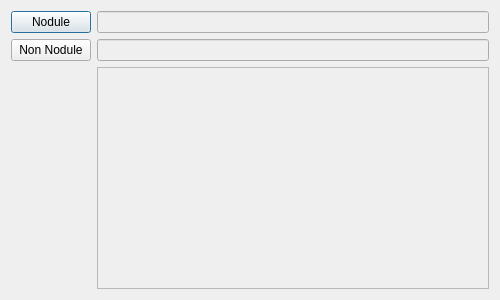
<?xml version="1.0" encoding="UTF-8"?>
<ui version="4.0">
 <class>SVMForm</class>
 <widget class="QDialog" name="SVMForm">
  <property name="geometry">
   <rect>
    <x>0</x>
    <y>0</y>
    <width>500</width>
    <height>300</height>
   </rect>
  </property>
  <property name="minimumSize">
   <size>
    <width>500</width>
    <height>300</height>
   </size>
  </property>
  <property name="maximumSize">
   <size>
    <width>500</width>
    <height>300</height>
   </size>
  </property>
  <property name="windowTitle">
   <string>Traininf SVMs</string>
  </property>
  <layout class="QGridLayout" name="gridLayout">
   <item row="0" column="0">
    <layout class="QFormLayout" name="formLayout">
     <item row="4" column="0">
      <widget class="QPushButton" name="pushButton">
       <property name="text">
        <string>Nodule</string>
       </property>
      </widget>
     </item>
     <item row="4" column="1">
      <widget class="QLineEdit" name="lineEdit">
       <property name="enabled">
        <bool>false</bool>
       </property>
      </widget>
     </item>
     <item row="5" column="0">
      <widget class="QPushButton" name="pushButton_2">
       <property name="text">
        <string>Non Nodule</string>
       </property>
      </widget>
     </item>
     <item row="5" column="1">
      <widget class="QLineEdit" name="lineEdit_2">
       <property name="enabled">
        <bool>false</bool>
       </property>
      </widget>
     </item>
     <item row="6" column="1">
      <widget class="QTextBrowser" name="textBrowser">
       <property name="enabled">
        <bool>false</bool>
       </property>
      </widget>
     </item>
    </layout>
   </item>
  </layout>
 </widget>
 <resources/>
 <connections/>
</ui>
